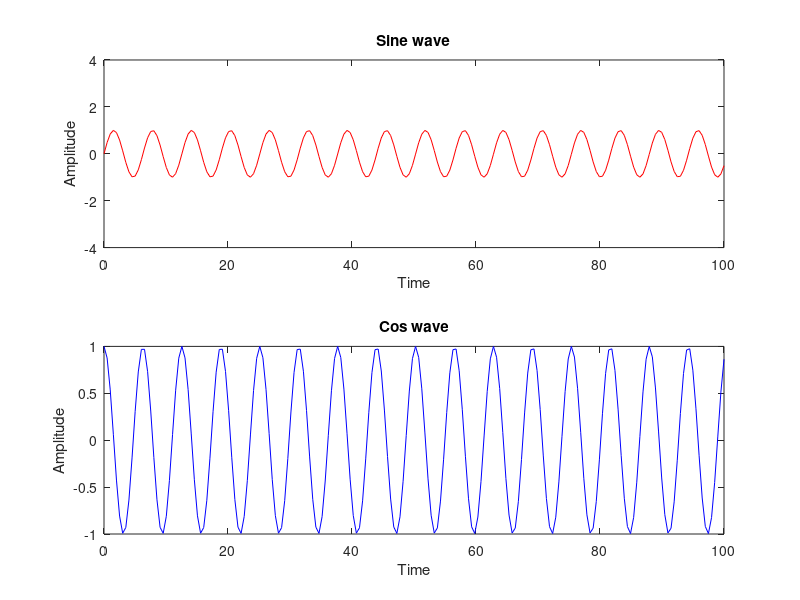

Write the MATLAB code that produced this figure.
% Creating an array
array = [1 2 2; 10 8 8; 8 7 9];
% clc and clear all

% String initialisation
string = 'Hello World';

% Print
disp(array);

%  For loop
% for i =1:10
%     disp(i);
%     
% end

% Subtract
a = [1 2 3; 9 8 7];
b = [5 8 9; 8 7 4];
sub = a - b;


% Transposing
a = a';

w = 1:10;
divide = 1/3;
value = 2^2;
disp(size(w));

% linspace move from 0 to 100 with 200 points in between
% an = a + (n-1)*d)
% 100 = 0 + (200-1)*d
% 100/199 = d => 0.5025
x = linspace(0, 100, 200);
y = sin(x);
n = cos(x);

% rows, collumns, position
subplot(2, 1 , 1)
plot(x, y, 'r');
title("Sine wave")
xlabel("Time")
ylabel("Amplitude")

% X axis and then Y axis, can play with the axis
axis([0 100 -4 4])

% rows, collumns, position
subplot(2, 1 , 2)
plot(x, n, 'b');
title("Cos wave")
xlabel("Time")
ylabel("Amplitude")






